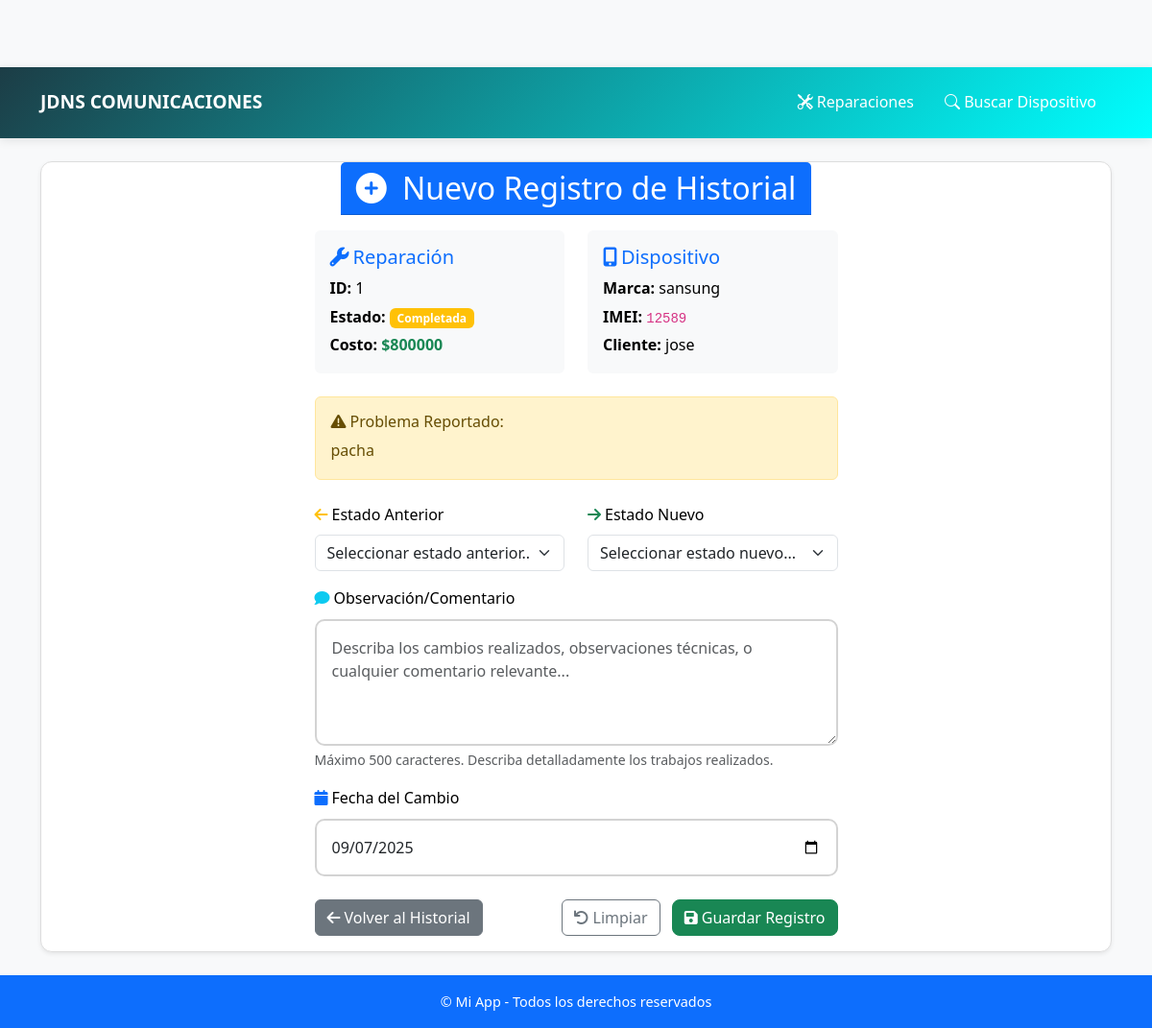
The page /historial/nuevo/1 on the database as committed earlier.
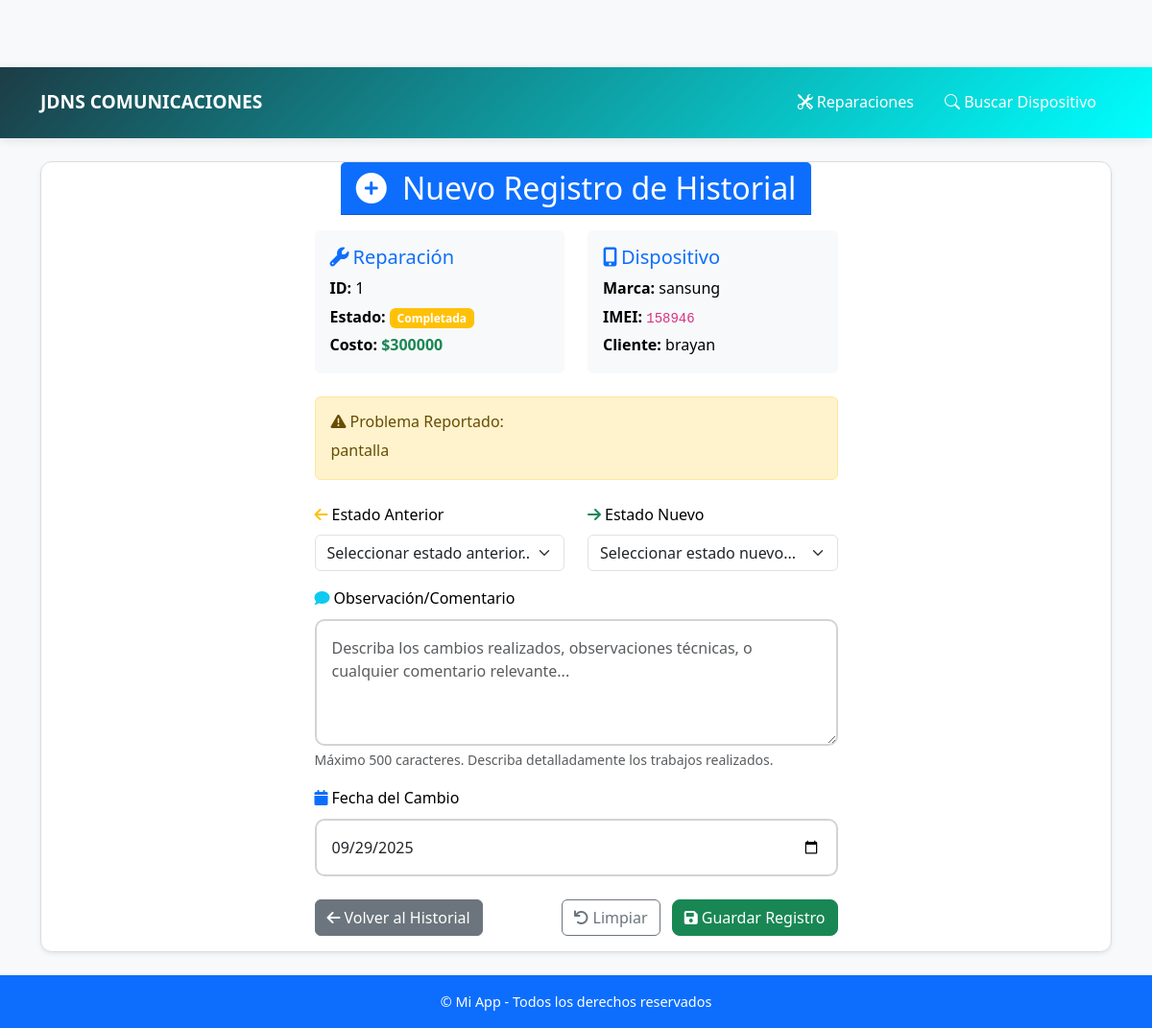
The same page on the database as committed later.
### app/models/users.py (models this page shows, shortened)
class Reparacion(db.Model):
    __tablename__ = 'reparacion'
    idreparacion = db.Column(db.Integer, primary_key=True)
    fecha_ingreso = db.Column(db.DateTime)
    estado = db.Column(db.String(200))
    problema_reparacion = db.Column(db.Text(500))
    costo = db.Column(db.Integer)
    fecha_entrega = db.Column(db.DateTime)
    telefono_idtelefono = db.Column(db.Integer)
    usuario_idusuario = db.Column(db.Integer, db.ForeignKey('usuario.idusuario'))
    dispositivo_iddispositivo = db.Column(db.Integer, db.ForeignKey('dispositivo.iddispositivo'))
    usuario = db.relationship('Users', backref='reparaciones')
    dispositivo = db.relationship('Dispositivo', backref='reparaciones')

class Dispositivo(db.Model):
    __tablename__ = 'dispositivo'
    iddispositivo = db.Column(db.Integer, primary_key=True)
    marca = db.Column(db.String(45))
    color = db.Column(db.String(45))
    imei = db.Column(db.String(45))
    usuario_idusuario = db.Column(db.Integer, db.ForeignKey('usuario.idusuario'))

class Users(db.Model, UserMixin):
    __tablename__ = 'usuario'
    idusuario = db.Column(db.Integer, primary_key=True)
    nombre = db.Column(db.String(100))
    telefono = db.Column(db.String(45))
    correo = db.Column(db.String(100), unique=True)
    direccion = db.Column(db.String(100))
    password = db.Column(db.String(255))
    rol = db.Column(db.Enum('cliente', 'tecnico', 'admin'))

### app/routes/historial_reparacion.py (the view, shortened to what this page needs)
@bp.route('/historial/nuevo/<int:reparacion_id>', methods=['GET', 'POST'])
def nuevo_historial(reparacion_id):
    reparacion = Reparacion.query.get_or_404(reparacion_id)
    return render_template('historial_nuevo.html', reparacion=reparacion)

### app/templates/historial_nuevo.html (shortened to what the changed rows need)
{% extends "base.html" %}
{% block content %}
<div class="row">
    <div class="col-12">
        <div class="card shadow-sm">
            <div class="card-header bg-primary text-white">
                <h2 class="card-title mb-0">
                    <i class="fas fa-plus-circle me-2"></i>
                    Nuevo Registro de Historial
                </h2>
            </div>
            <div class="card-body">
                <div class="row mb-4">
                    <div class="col-md-6">
                        <div class="info-box p-3 bg-light rounded">
                            <h5 class="text-primary mb-2">
                                <i class="fas fa-wrench me-1"></i>Reparación
                            </h5>
                            <p class="mb-1"><strong>ID:</strong> {{ reparacion.idreparacion }}</p>
                            <p class="mb-1"><strong>Estado:</strong>
                                <span class="badge bg-{{ 'success' if reparacion.estado == 'completado' else 'warning' }}">
                                    {{ reparacion.estado|title }}
                                </span>
                            </p>
                            {% if reparacion.costo %}
                            <p class="mb-0"><strong>Costo:</strong> <span class="text-success fw-bold">${{ reparacion.costo }}</span></p>
                            {% endif %}
                        </div>
                    </div>
                    <div class="col-md-6">
                        <div class="info-box p-3 bg-light rounded">
                            <h5 class="text-primary mb-2">
                                <i class="fas fa-mobile-alt me-1"></i>Dispositivo
                            </h5>
                            {% if reparacion.dispositivo %}
                            <p class="mb-1"><strong>Marca:</strong> {{ reparacion.dispositivo.marca }}</p>
                            <p class="mb-1"><strong>IMEI:</strong> <code>{{ reparacion.dispositivo.imei }}</code></p>
                            {% else %}
                            <p class="mb-1 text-muted">Dispositivo no asignado</p>
                            {% endif %}
                            <p class="mb-0"><strong>Cliente:</strong> {{ reparacion.usuario.nombre if reparacion.usuario else 'No asignado' }}</p>
                        </div>
                    </div>
                </div>
                {% if reparacion.problema_reparacion %}
                <div class="alert alert-warning mb-4">
                    <h6 class="alert-heading">
                        <i class="fas fa-exclamation-triangle me-1"></i>Problema Reportado:
                    </h6>
                    <p class="mb-0">{{ reparacion.problema_reparacion }}</p>
                </div>
                {% endif %}
                <form method="POST" class="needs-validation" novalidate>
                    <div class="mb-4">
                        <label for="fecha_cambio" class="form-label">
                            <i class="fas fa-calendar text-primary me-1"></i>Fecha del Cambio
                        </label>
                        <input type="date" name="fecha_cambio" id="fecha_cambio" class="form-control"
                               value="{{ (reparacion.fecha_ingreso or datetime.now()).strftime('%Y-%m-%d') }}" required>
                    </div>
                </form>
            </div>
        </div>
    </div>
</div>
{% endblock %}

Rows that differ between the two databases and show on the page:
no longer on this page (row edited): Users: usuario "jose"
changed Reparacion "Completada": costo "800000" → "300000"; problema_reparacion "pacha" → "pantalla"; fecha_cambio "09/07/2025" → "09/29/2025"
changed Dispositivo "sansung": dispositivo.imei "12589" → "158946"
now on this page (row edited): Users: usuario "brayan"
